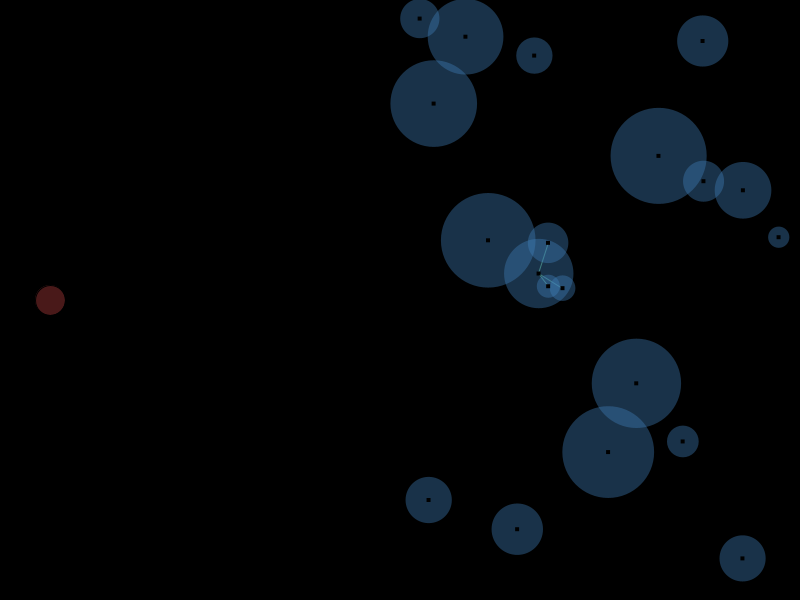
Frame 1 (no input)
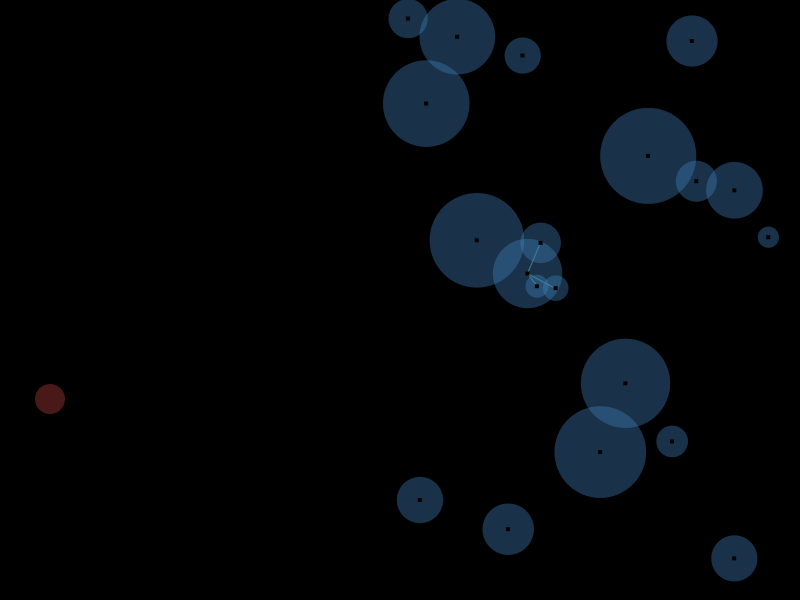
Frame 60 (the mouse pressed at the canvas centre just before this capture)
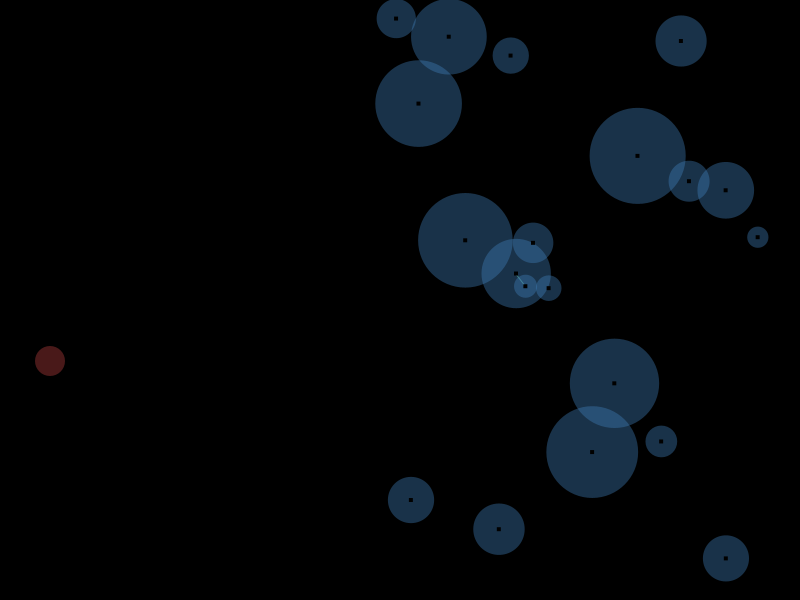
Frame 120 (the mouse held since frame 60 and released just before this capture)

The Processing sketch that drew these frames (run headless with seeded random() and noise(); from frame 60 on, the mouse is pressed at the canvas centre):

// Processing sketch: prace
// ── prace.pde
/* 
 PROCESSINGJS.COM HEADER ANIMATION  
 MIT License - F1lT3R/Hyper-Metrix
 Native Processing Compatible 
 */

int OBJ_XPOS = 0;
int OBJ_YPOS = 1;
int OBJ_RADIUS = 2;
int OBJ_XSPEED = 3;
int OBJ_YSPEED = 4;

float MAX_SPEED = 2.0;
float MIN_SPEED = -2.0;

// Set number of circles
int count = 20;
// Set maximum and minimum circle size
int maxSize = 100;
int minSize = 20;
// Build float array to store circle properties
float [] p = new float[5];  // player
float[][] e = new float[count][5];
// Set size of dot in circle center
float ds=2;
// Set drag switch to false
boolean pressingmouse = false;
// integers showing which circle (the first index in e) that's locked, and its position in relation to the mouse
int lockedCircle; 
int lockedOffsetX;
int lockedOffsetY;
// If user presses mouse...
void mousePressed () {
  // increase player thrust
    pressingmouse = true;
    
        
}
// If user releases mouse...
void mouseReleased() {
  // ..user is no-longer dragging
  pressingmouse = false;
}

// Set up canvas
void setup() {
  // Frame rate
  frameRate(60);
  // Size of canvas (width,height)
  size(800, 600);
  // Stroke/line/border thickness
  strokeWeight(1);
  // Initiate array with random values for enemies
  for (int j=0;j< count;j++) {
    e[j][OBJ_XPOS]=random(width/2, width); // X 
    e[j][OBJ_YPOS]=random(height); // Y
    e[j][OBJ_RADIUS]=random(minSize, maxSize); // Radius        
    e[j][OBJ_XSPEED]=random(-0.2, -0.1); // X Speed
    e[j][OBJ_YSPEED]=0.; // Y Speed
  }
  // place player
  p[OBJ_XPOS] = 50;
  p[OBJ_YPOS] = height/2;
  p[OBJ_RADIUS] = 30;
  p[OBJ_XSPEED] = 0;
  p[OBJ_YSPEED] = 0;
}

// Begin main draw loop (called 25 times per second)
void draw() {
  // Fill background black
  background(0);
  
  // compute player movement
  if(pressingmouse) {
    p[OBJ_YSPEED] -= .1;
    if(p[OBJ_YSPEED] < MIN_SPEED) {
        p[OBJ_YSPEED] = MIN_SPEED;
    }
  }
  else {
      p[OBJ_YSPEED] += .1;
  if(p[OBJ_YSPEED] > MAX_SPEED) {
        p[OBJ_YSPEED] = MAX_SPEED;
    }
  }
  
  // Draw player
  fill(187, 64, 64, 100);
    ellipse(p[OBJ_XPOS], p[OBJ_YPOS], p[OBJ_RADIUS], p[OBJ_RADIUS]);
    // Move player
    p[OBJ_XPOS]+=p[OBJ_XSPEED];
    p[OBJ_YPOS]+=p[OBJ_YSPEED];
  
  // Begin looping through enemy array
  for (int j=0;j< count;j++) {
    // Disable shape stroke/border
    noStroke();
    // Cache diameter and radius of current circle
    float radi=e[j][OBJ_RADIUS];
    float diam=radi/2;
    if (sq(e[j][0] - mouseX) + sq(e[j][1] - mouseY) < sq(e[j][2]/2))
      fill(64, 187, 128, 100); // green if mouseover
    else
      fill(64, 128, 187, 100); // regular
    //if ((lockedCircle == j && dragging)) {
      // // Move the particle's coordinates to the mouse's position, minus its original offset
      //e[j][0]=mouseX-lockedOffsetX;
      //e[j][1]=mouseY-lockedOffsetY;
    //}
    // Draw circle
    ellipse(e[j][OBJ_XPOS], e[j][OBJ_YPOS], radi, radi);
    // Move circle
    e[j][OBJ_XPOS]+=e[j][OBJ_XSPEED];
    e[j][OBJ_YPOS]+=e[j][OBJ_YSPEED];


    /* Wrap edges of canvas so circles leave the top
     and re-enter the bottom, etc... */
    if ( e[j][OBJ_XPOS] < -diam      ) { 
      e[j][OBJ_XPOS] = width+diam;
    } 
    if ( e[j][OBJ_XPOS] > width+diam ) { 
      e[j][OBJ_XPOS] = -diam;
    }
    if ( e[j][OBJ_YPOS] < 0-diam     ) { 
      e[j][OBJ_YPOS] = height+diam;
    }
    if ( e[j][OBJ_YPOS] > height+diam) { 
      e[j][OBJ_YPOS] = -diam;
    }

    // otherwise set center dot color to black.. 
    fill(0, 0, 0, 255);
    // and set line color to turquoise.
    stroke(64, 128, 128, 255);
    

    // Loop through all circles
    for (int k=0;k< count;k++) {
      // If the circles are close...
      if ( sq(e[j][OBJ_XPOS] - e[k][OBJ_XPOS]) + sq(e[j][OBJ_YPOS] - e[k][OBJ_YPOS]) < sq(diam) ) {
        // Stroke a line from current circle to adjacent circle
        line(e[j][OBJ_XPOS], e[j][OBJ_YPOS], e[k][OBJ_XPOS], e[k][OBJ_YPOS]);
      }
    }

    
    
    // Check distance to player: if we are close:
    if ( sq(e[j][OBJ_XPOS] - p[OBJ_XPOS]) + sq(e[j][OBJ_YPOS] - p[OBJ_YPOS]) < (sq(diam) * 2) ) {
        // check whether we are very close
        if ( sq(e[j][OBJ_XPOS] - p[OBJ_XPOS]) + sq(e[j][OBJ_YPOS] - p[OBJ_YPOS]) < (sq(diam)) ) {
            stroke(187, 0, 0, 255);
        }
        // Stroke a line from current enemy to player
        line(e[j][OBJ_XPOS], e[j][OBJ_YPOS], p[OBJ_XPOS], p[OBJ_YPOS]);
    }
    
    // Turn off stroke/border
    noStroke();      
    // Draw dot in center of circle
    rect(e[j][0]-ds, e[j][1]-ds, ds*2, ds*2);
  }
}
